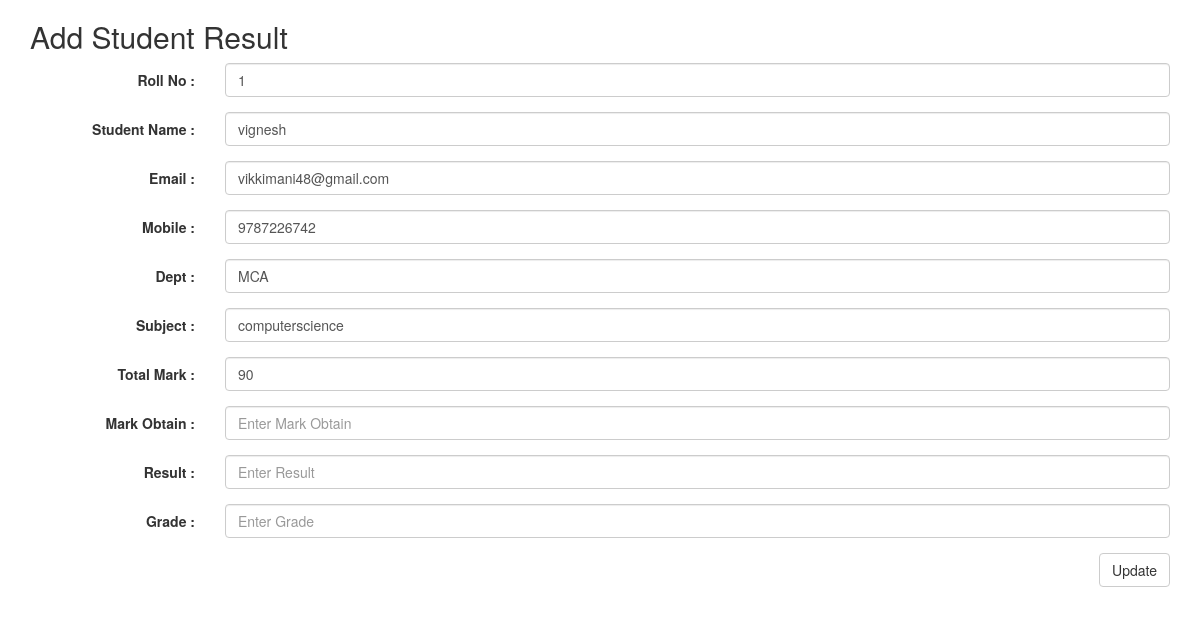
Screenshot of /update.php?rollno=2 with the database file from the repository.
### tables this page shows
CREATE TABLE `student` (
  `id` int(5) NOT NULL,
  `rollno` int(6) NOT NULL,
  `name` varchar(250) NOT NULL,
  `email` varchar(250) NOT NULL,
  `mobile` varchar(250) NOT NULL,
  `dept` varchar(250) NOT NULL
);

CREATE TABLE `result` (
  `id` int(11) NOT NULL,
  `rollno` int(11) NOT NULL,
  `subject` varchar(250) NOT NULL,
  `totalmark` int(11) NOT NULL,
  `markobtain` int(11) NOT NULL,
  `result` tinyint(1) NOT NULL,
  `grade` varchar(250) NOT NULL
);

### update.php (the view, shortened to what this page needs)
<?php
  include 'connection.php';
  $rid = @$_GET['rollno'];
  $query="SELECT *, r.id as rid  FROM student s INNER JOIN result r ON s.rollno = r.rollno where r.id = '$rid'";
  $result=$connection->query($query);
  $res = $result->fetch_assoc();
  ?>
<!DOCTYPE html>
<html lang="en">
<head>
  <link rel="stylesheet" href="https://maxcdn.bootstrapcdn.com/bootstrap/3.4.1/css/bootstrap.min.css">
</head>
<body>
<div class="container">
  <h2>Add Student Result</h2>
  <form class="form-horizontal" method="post" action="<?=($rid)?'updatescript.php':'addscript.php';?>">
    <div class="form-group">
      <label class="control-label col-sm-2">Roll No :</label>
      <div class="col-sm-10">
        <input type="text" class="form-control" id="" placeholder="Enter Roll No" name="_rollno" value="<?=@$res['rollno'];?>">
      </div>
    </div>
    <div class="form-group">
      <label class="control-label col-sm-2">Student Name :</label>
      <div class="col-sm-10">
        <input type="text" class="form-control" id="" placeholder="Enter Student Name " name="_studname" value="<?=@$res['name'];?>" required>
      </div>
    </div>
    <div class="form-group">
      <label class="control-label col-sm-2">Email :</label>
      <div class="col-sm-10">
        <input type="email" class="form-control" id="" placeholder="Enter Your Email " name="_email" value="<?=@$res['email'];?>" required>
      </div>
    </div>
    <div class="form-group">
      <label class="control-label col-sm-2">Mobile :</label>
      <div class="col-sm-10">
        <input type="tel" class="form-control" id="" placeholder="Enter Contact Number " name="_mobile" value="<?=@$res['mobile'];?>" required>
      </div>
    </div>
      <div class="form-group">
      <label class="control-label col-sm-2">Dept :</label>
      <div class="col-sm-10">
        <input type="" class="form-control" id="" placeholder="Enter Your Department " name="_dept" value="<?=@$res['dept'];?>" required>
      </div>
    </div>
     <div class="form-group">
      <label class="control-label col-sm-2">Subject :</label>
      <div class="col-sm-10">
        <input type="" class="form-control" id="" placeholder="Enter Your Subject" name="_subject" value="<?=@$res['subject'];?>" required>
      </div>
    </div>
    <div class="form-group">
      <label class="control-label col-sm-2">Total Mark :</label>
      <div class="col-sm-10">
        <input type="" class="form-control" id="" placeholder="Enter Total " name="_markobtain" onchange="calculateAmount(this.value)" value="<?=@$res['markobtain'];?>" required>
      </div>
    </div>    <div class="form-group">
      <label class="control-label col-sm-2">Mark Obtain :</label>
      <div class="col-sm-10">
        <input type="" class="form-control" id="mark_opt" placeholder="Enter Mark Obtain " name="_markobtain" required>
      </div>
    </div>
      <div class="form-group">
      <label class="control-label col-sm-2">Result :</label>
      <div class="col-sm-10" value="$res['name']">
        <input type="" class="form-control" id="result" placeholder="Enter Result " name="_result" required>
      </div>
    </div>
      <div class="form-group">
      <label class="control-label col-sm-2">Grade :</label>
      <div class="col-sm-10">
        <input type="" class="form-control" id="grade" placeholder="Enter Grade" name="_grade" required>
      </div>
    </div>
    <div class="form-group">
      <div class="col-sm-offset-2 col-sm-10">
        <input style="float:right;" type="submit" value="Update" class="btn btn-default" name="_submit">
      </div>
    </div>
  </form>
</div>
</body>
</html>

### rows the page displays
student: _rollno "1", _studname "vignesh", _email "vikkimani48@gmail.com", _mobile "9787226742", _dept "MCA", _subject "computerscience", _markobtain "90"
